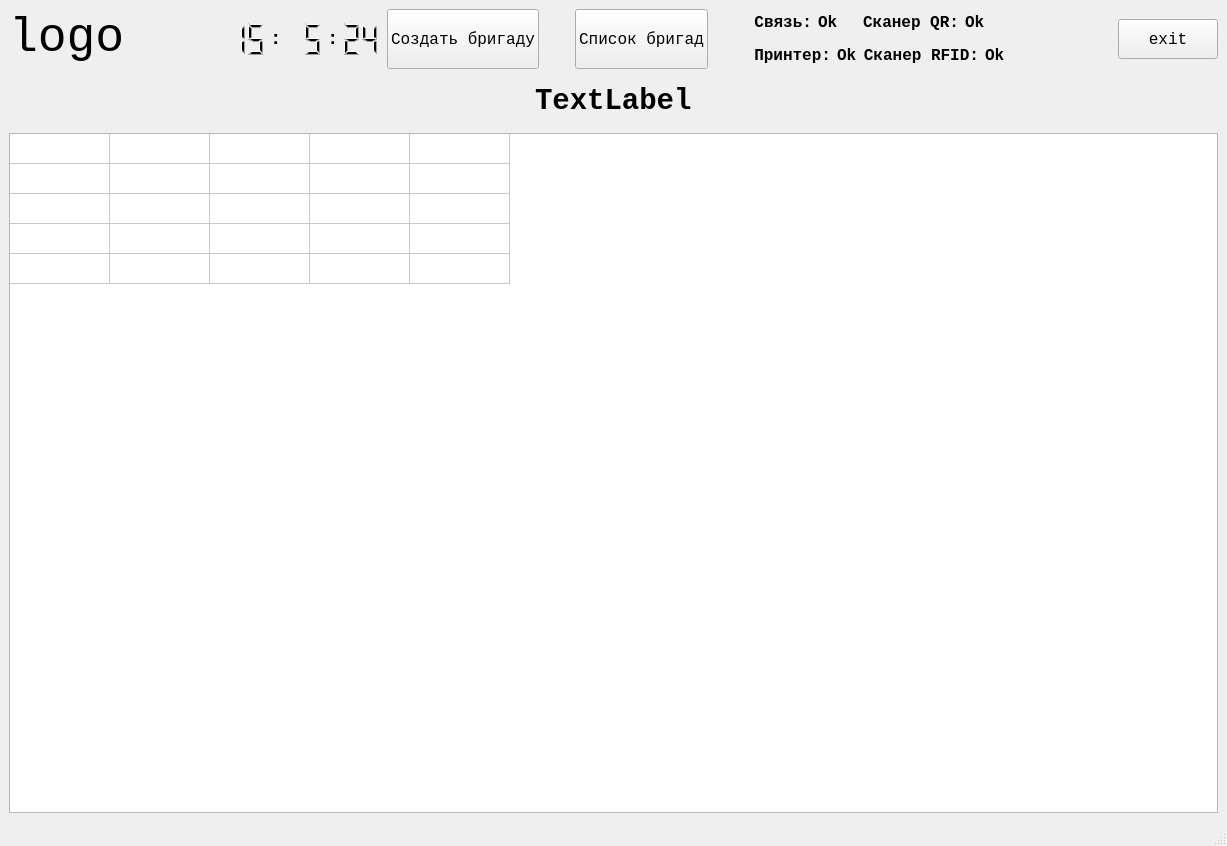
<?xml version="1.0" encoding="UTF-8"?>
<ui version="4.0">
 <class>MainWindow</class>
 <widget class="QMainWindow" name="MainWindow">
  <property name="geometry">
   <rect>
    <x>0</x>
    <y>0</y>
    <width>1227</width>
    <height>846</height>
   </rect>
  </property>
  <property name="font">
   <font>
    <family>Consolas</family>
    <pointsize>12</pointsize>
    <weight>50</weight>
    <italic>false</italic>
    <bold>false</bold>
   </font>
  </property>
  <property name="windowTitle">
   <string>MainWindow</string>
  </property>
  <property name="styleSheet">
   <string notr="true"/>
  </property>
  <widget class="QWidget" name="centralwidget">
   <layout class="QVBoxLayout" name="verticalLayout">
    <item>
     <layout class="QHBoxLayout" name="horizontalLayout_6">
      <item>
       <widget class="QLabel" name="logo_label">
        <property name="enabled">
         <bool>true</bool>
        </property>
        <property name="sizePolicy">
         <sizepolicy hsizetype="Fixed" vsizetype="Fixed">
          <horstretch>0</horstretch>
          <verstretch>0</verstretch>
         </sizepolicy>
        </property>
        <property name="minimumSize">
         <size>
          <width>211</width>
          <height>51</height>
         </size>
        </property>
        <property name="maximumSize">
         <size>
          <width>211</width>
          <height>51</height>
         </size>
        </property>
        <property name="font">
         <font>
          <pointsize>36</pointsize>
         </font>
        </property>
        <property name="text">
         <string>logo</string>
        </property>
       </widget>
      </item>
      <item>
       <layout class="QHBoxLayout" name="time_layout">
        <property name="spacing">
         <number>1</number>
        </property>
        <property name="sizeConstraint">
         <enum>QLayout::SetNoConstraint</enum>
        </property>
        <item>
         <widget class="QLCDNumber" name="time_lcd_hour">
          <property name="minimumSize">
           <size>
            <width>41</width>
            <height>41</height>
           </size>
          </property>
          <property name="font">
           <font>
            <pointsize>12</pointsize>
            <weight>75</weight>
            <bold>true</bold>
           </font>
          </property>
          <property name="frameShape">
           <enum>QFrame::NoFrame</enum>
          </property>
          <property name="smallDecimalPoint">
           <bool>false</bool>
          </property>
          <property name="digitCount">
           <number>2</number>
          </property>
          <property name="mode">
           <enum>QLCDNumber::Dec</enum>
          </property>
          <property name="segmentStyle">
           <enum>QLCDNumber::Filled</enum>
          </property>
          <property name="value" stdset="0">
           <double>15.000000000000000</double>
          </property>
          <property name="intValue" stdset="0">
           <number>15</number>
          </property>
         </widget>
        </item>
        <item>
         <widget class="QLabel" name="time_separator_1">
          <property name="font">
           <font>
            <pointsize>14</pointsize>
            <weight>75</weight>
            <bold>true</bold>
           </font>
          </property>
          <property name="text">
           <string>:</string>
          </property>
          <property name="margin">
           <number>0</number>
          </property>
          <property name="indent">
           <number>2</number>
          </property>
         </widget>
        </item>
        <item>
         <widget class="QLCDNumber" name="time_lcd_minute">
          <property name="minimumSize">
           <size>
            <width>41</width>
            <height>41</height>
           </size>
          </property>
          <property name="frameShape">
           <enum>QFrame::NoFrame</enum>
          </property>
          <property name="midLineWidth">
           <number>0</number>
          </property>
          <property name="digitCount">
           <number>2</number>
          </property>
          <property name="value" stdset="0">
           <double>5.000000000000000</double>
          </property>
          <property name="intValue" stdset="0">
           <number>5</number>
          </property>
         </widget>
        </item>
        <item>
         <widget class="QLabel" name="time_separator_2">
          <property name="font">
           <font>
            <pointsize>14</pointsize>
            <weight>75</weight>
            <bold>true</bold>
           </font>
          </property>
          <property name="text">
           <string>:</string>
          </property>
          <property name="indent">
           <number>2</number>
          </property>
         </widget>
        </item>
        <item>
         <widget class="QLCDNumber" name="time_lcd_second">
          <property name="minimumSize">
           <size>
            <width>41</width>
            <height>41</height>
           </size>
          </property>
          <property name="frameShape">
           <enum>QFrame::NoFrame</enum>
          </property>
          <property name="digitCount">
           <number>2</number>
          </property>
          <property name="intValue" stdset="0">
           <number>24</number>
          </property>
         </widget>
        </item>
       </layout>
      </item>
      <item>
       <widget class="QPushButton" name="create_team_btn">
        <property name="minimumSize">
         <size>
          <width>120</width>
          <height>60</height>
         </size>
        </property>
        <property name="text">
         <string>Создать бригаду</string>
        </property>
       </widget>
      </item>
      <item>
       <spacer name="horizontalSpacer_3">
        <property name="orientation">
         <enum>Qt::Horizontal</enum>
        </property>
        <property name="sizeType">
         <enum>QSizePolicy::Minimum</enum>
        </property>
        <property name="sizeHint" stdset="0">
         <size>
          <width>30</width>
          <height>20</height>
         </size>
        </property>
       </spacer>
      </item>
      <item>
       <widget class="QPushButton" name="teamslist_btn">
        <property name="minimumSize">
         <size>
          <width>120</width>
          <height>60</height>
         </size>
        </property>
        <property name="text">
         <string>Список бригад</string>
        </property>
       </widget>
      </item>
      <item>
       <spacer name="horizontalSpacer_5">
        <property name="orientation">
         <enum>Qt::Horizontal</enum>
        </property>
        <property name="sizeType">
         <enum>QSizePolicy::Minimum</enum>
        </property>
        <property name="sizeHint" stdset="0">
         <size>
          <width>40</width>
          <height>20</height>
         </size>
        </property>
       </spacer>
      </item>
      <item>
       <layout class="QGridLayout" name="gridLayout">
        <item row="0" column="0">
         <layout class="QHBoxLayout" name="horizontalLayout_2">
          <item>
           <widget class="QLabel" name="label_server">
            <property name="font">
             <font>
              <weight>75</weight>
              <bold>true</bold>
             </font>
            </property>
            <property name="text">
             <string>Связь:</string>
            </property>
            <property name="alignment">
             <set>Qt::AlignRight|Qt::AlignTrailing|Qt::AlignVCenter</set>
            </property>
           </widget>
          </item>
          <item>
           <widget class="QLabel" name="val_server">
            <property name="font">
             <font>
              <weight>75</weight>
              <bold>true</bold>
             </font>
            </property>
            <property name="text">
             <string>Ok</string>
            </property>
            <property name="alignment">
             <set>Qt::AlignLeading|Qt::AlignLeft|Qt::AlignVCenter</set>
            </property>
           </widget>
          </item>
         </layout>
        </item>
        <item row="0" column="1">
         <layout class="QHBoxLayout" name="horizontalLayout_4">
          <item>
           <widget class="QLabel" name="label_qr">
            <property name="font">
             <font>
              <weight>75</weight>
              <bold>true</bold>
             </font>
            </property>
            <property name="text">
             <string>Сканер QR:</string>
            </property>
            <property name="alignment">
             <set>Qt::AlignRight|Qt::AlignTrailing|Qt::AlignVCenter</set>
            </property>
           </widget>
          </item>
          <item>
           <widget class="QLabel" name="val_qr">
            <property name="font">
             <font>
              <weight>75</weight>
              <bold>true</bold>
             </font>
            </property>
            <property name="text">
             <string>Ok</string>
            </property>
            <property name="alignment">
             <set>Qt::AlignLeading|Qt::AlignLeft|Qt::AlignVCenter</set>
            </property>
           </widget>
          </item>
         </layout>
        </item>
        <item row="1" column="0">
         <layout class="QHBoxLayout" name="horizontalLayout_3">
          <item>
           <widget class="QLabel" name="label_printer">
            <property name="font">
             <font>
              <weight>75</weight>
              <bold>true</bold>
             </font>
            </property>
            <property name="text">
             <string>Принтер:</string>
            </property>
            <property name="alignment">
             <set>Qt::AlignRight|Qt::AlignTrailing|Qt::AlignVCenter</set>
            </property>
           </widget>
          </item>
          <item>
           <widget class="QLabel" name="val_printer">
            <property name="font">
             <font>
              <weight>75</weight>
              <bold>true</bold>
             </font>
            </property>
            <property name="text">
             <string>Ok</string>
            </property>
            <property name="alignment">
             <set>Qt::AlignLeading|Qt::AlignLeft|Qt::AlignVCenter</set>
            </property>
           </widget>
          </item>
         </layout>
        </item>
        <item row="1" column="1">
         <layout class="QHBoxLayout" name="horizontalLayout_5">
          <item>
           <widget class="QLabel" name="label_rfid">
            <property name="font">
             <font>
              <weight>75</weight>
              <bold>true</bold>
             </font>
            </property>
            <property name="text">
             <string>Сканер RFID:</string>
            </property>
            <property name="alignment">
             <set>Qt::AlignRight|Qt::AlignTrailing|Qt::AlignVCenter</set>
            </property>
           </widget>
          </item>
          <item>
           <widget class="QLabel" name="val_rfid">
            <property name="font">
             <font>
              <weight>75</weight>
              <bold>true</bold>
             </font>
            </property>
            <property name="text">
             <string>Ok</string>
            </property>
            <property name="alignment">
             <set>Qt::AlignLeading|Qt::AlignLeft|Qt::AlignVCenter</set>
            </property>
           </widget>
          </item>
         </layout>
        </item>
       </layout>
      </item>
      <item>
       <spacer name="horizontalSpacer_4">
        <property name="orientation">
         <enum>Qt::Horizontal</enum>
        </property>
        <property name="sizeHint" stdset="0">
         <size>
          <width>40</width>
          <height>20</height>
         </size>
        </property>
       </spacer>
      </item>
      <item>
       <widget class="QPushButton" name="exit_btn">
        <property name="minimumSize">
         <size>
          <width>100</width>
          <height>40</height>
         </size>
        </property>
        <property name="text">
         <string>exit</string>
        </property>
       </widget>
      </item>
     </layout>
    </item>
    <item>
     <widget class="QWidget" name="error_widget" native="true">
      <property name="minimumSize">
       <size>
        <width>800</width>
        <height>49</height>
       </size>
      </property>
      <layout class="QVBoxLayout" name="verticalLayout_2">
       <item>
        <layout class="QHBoxLayout" name="horizontalLayout">
         <item>
          <spacer name="horizontalSpacer_2">
           <property name="orientation">
            <enum>Qt::Horizontal</enum>
           </property>
           <property name="sizeHint" stdset="0">
            <size>
             <width>40</width>
             <height>20</height>
            </size>
           </property>
          </spacer>
         </item>
         <item>
          <widget class="QLabel" name="error_label">
           <property name="font">
            <font>
             <pointsize>22</pointsize>
             <weight>75</weight>
             <bold>true</bold>
            </font>
           </property>
           <property name="text">
            <string>TextLabel</string>
           </property>
          </widget>
         </item>
         <item>
          <spacer name="horizontalSpacer">
           <property name="orientation">
            <enum>Qt::Horizontal</enum>
           </property>
           <property name="sizeHint" stdset="0">
            <size>
             <width>40</width>
             <height>20</height>
            </size>
           </property>
          </spacer>
         </item>
        </layout>
       </item>
      </layout>
     </widget>
    </item>
    <item>
     <widget class="QTableWidget" name="tbl1">
      <property name="sizePolicy">
       <sizepolicy hsizetype="Expanding" vsizetype="Expanding">
        <horstretch>0</horstretch>
        <verstretch>0</verstretch>
       </sizepolicy>
      </property>
      <property name="minimumSize">
       <size>
        <width>1011</width>
        <height>500</height>
       </size>
      </property>
      <property name="layoutDirection">
       <enum>Qt::LeftToRight</enum>
      </property>
      <property name="editTriggers">
       <set>QAbstractItemView::NoEditTriggers</set>
      </property>
      <property name="dragDropOverwriteMode">
       <bool>false</bool>
      </property>
      <property name="alternatingRowColors">
       <bool>false</bool>
      </property>
      <property name="selectionMode">
       <enum>QAbstractItemView::SingleSelection</enum>
      </property>
      <property name="selectionBehavior">
       <enum>QAbstractItemView::SelectRows</enum>
      </property>
      <property name="showGrid">
       <bool>true</bool>
      </property>
      <property name="gridStyle">
       <enum>Qt::SolidLine</enum>
      </property>
      <property name="sortingEnabled">
       <bool>false</bool>
      </property>
      <property name="wordWrap">
       <bool>true</bool>
      </property>
      <property name="cornerButtonEnabled">
       <bool>false</bool>
      </property>
      <property name="rowCount">
       <number>5</number>
      </property>
      <property name="columnCount">
       <number>5</number>
      </property>
      <attribute name="horizontalHeaderVisible">
       <bool>false</bool>
      </attribute>
      <attribute name="verticalHeaderVisible">
       <bool>false</bool>
      </attribute>
      <row/>
      <row/>
      <row/>
      <row/>
      <row/>
      <column/>
      <column/>
      <column/>
      <column/>
      <column/>
      <item row="0" column="0">
       <property name="text">
        <string/>
       </property>
       <property name="background">
        <brush brushstyle="NoBrush">
         <color alpha="255">
          <red>0</red>
          <green>0</green>
          <blue>0</blue>
         </color>
        </brush>
       </property>
      </item>
      <item row="2" column="0">
       <property name="text">
        <string/>
       </property>
      </item>
      <item row="2" column="1">
       <property name="text">
        <string/>
       </property>
      </item>
     </widget>
    </item>
   </layout>
  </widget>
  <widget class="QMenuBar" name="menubar">
   <property name="geometry">
    <rect>
     <x>0</x>
     <y>0</y>
     <width>1227</width>
     <height>21</height>
    </rect>
   </property>
  </widget>
  <widget class="QStatusBar" name="statusbar"/>
 </widget>
 <resources/>
 <connections/>
</ui>
